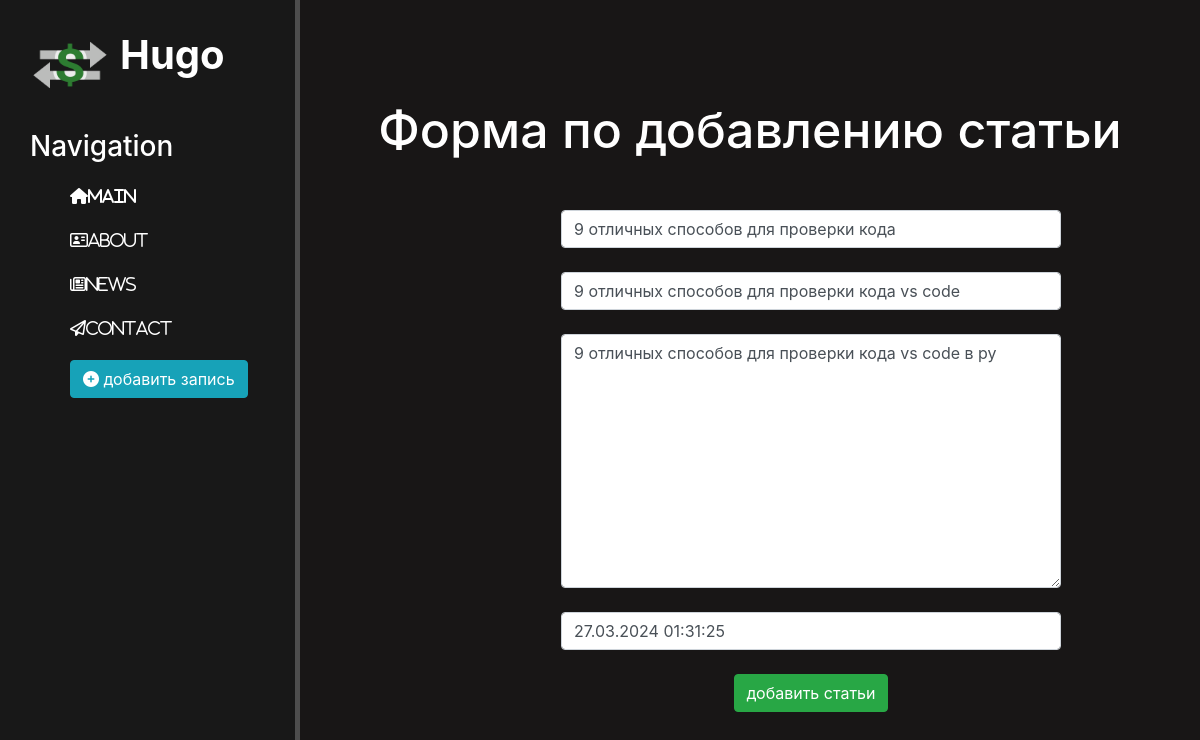
The page /news/2/update on the database its author committed.
### news/models.py (models this page shows, shortened)
class Artiles(models.Model):
    title = models.CharField('назавание', max_length = 50)
    anons = models.CharField('Анонс', max_length = 250)
    full_text = models.TextField('Статья')
    data = models.DateTimeField('Дата публикации')
    class Meta:
        verbose_name = 'Новость'
        verbose_name_plural = 'Новости'

### news/views.py (the view)
# urls.py: path('<int:pk>/update', views.NewsUpdateView.as_view(), name='news-update'),
class NewsUpdateView(UpdateView):
    model = Artiles
    template_name ='news/create.html'
    form_class = ArtilesForm

### news/forms.py
class ArtilesForm(ModelForm):
    class Meta:
        model = Artiles
        fields = ['title', 'anons', 'full_text', 'data']
        widgets = {
            "title": TextInput(attrs={
                'class': 'form-control',
                'placeholder': 'название статьи'
            }),
            "anons": TextInput(attrs={
                'class': 'form-control',
                'placeholder': 'Анонс статьи'
            }),
            "data": DateTimeInput(attrs={
                'class': 'form-control',
                'placeholder': 'Дата публикации'
            }),
            "full_text": Textarea(attrs={
                'class': 'form-control',
                'placeholder': 'Текст статьи'
            }),
        }

### news/templates/news/create.html (shortened to what this page needs)
{% extends 'main/lalyout.html' %}
{% block content %}
    <div class="features">
        <h1>Форма по добавлению статьи</h1>
        <form method="post">
            {{ form.title }}<br>
            {{ form.anons }}<br>
            {{ form.full_text }}<br>
            {{ form.data }}<br>
            <button class="btn btn-success" type="submit"> добавить статьи</button>
        </form>
    </div>
{% endblock %}

### main/static/main/css/main.css (style rules this page uses)
body { background: rgb(24, 22, 22); }
main .features { float: left; color: white; margin-top: 100px; text-align: center; width: 75%; }
main .features h1 { font-size: 50px; }
form { margin-left: 29%; width: 500px; margin-top: 50px; }

### rows shown on the page
Artiles: title "9 отличных способов для проверки кода", anons "9 отличных способов для проверки кода vs code", full_text "9 отличных способов для проверки кода vs code в py", data "27.03.2024 01:31:25"
